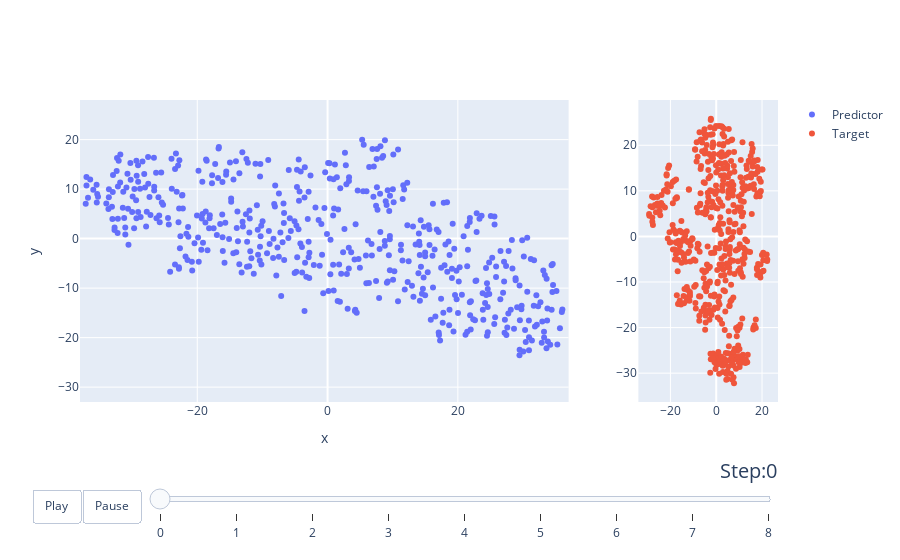

Notebook code cell kept with this figure:
### Code cell
ds = agent.build_dataset(target_size=5, visualize=True)

### Figure 1 — Plotly figure (JSON) as saved in the notebook; plotly's stock layout.template omitted (floating-point values rounded to 4 significant figures; data arrays with more than 128 entries replaced by an {"elided": "..."} marker saying what was removed)
{"data": [{"mode": "markers", "name": "Predictor", "type": "scatter", "x": {"elided": "500 float values"}, "y": {"elided": "500 float values"}}, {"mode": "markers", "name": "Target", "type": "scatter", "x": {"elided": "500 float values"}, "xaxis": "x2", "y": {"elided": "500 float values"}, "yaxis": "y2"}], "layout": {"hovermode": "closest", "sliders": [{"active": 0, "currentvalue": {"font": {"size": 20}, "prefix": "Step:", "visible": true, "xanchor": "right"}, "len": 0.9, "pad": {"b": 10, "t": 50}, "steps": [{"args": [[0], {"frame": {"duration": 300, "redraw": false}, "mode": "immediate", "transition": {"duration": 300}}], "label": "0", "method": "animate"}, {"args": [[1], {"frame": {"duration": 300, "redraw": false}, "mode": "immediate", "transition": {"duration": 300}}], "label": "1", "method": "animate"}, {"args": [[2], {"frame": {"duration": 300, "redraw": false}, "mode": "immediate", "transition": {"duration": 300}}], "label": "2", "method": "animate"}, {"args": [[3], {"frame": {"duration": 300, "redraw": false}, "mode": "immediate", "transition": {"duration": 300}}], "label": "3", "method": "animate"}, {"args": [[4], {"frame": {"duration": 300, "redraw": false}, "mode": "immediate", "transition": {"duration": 300}}], "label": "4", "method": "animate"}, {"args": [[5], {"frame": {"duration": 300, "redraw": false}, "mode": "immediate", "transition": {"duration": 300}}], "label": "5", "method": "animate"}, {"args": [[6], {"frame": {"duration": 300, "redraw": false}, "mode": "immediate", "transition": {"duration": 300}}], "label": "6", "method": "animate"}, {"args": [[7], {"frame": {"duration": 300, "redraw": false}, "mode": "immediate", "transition": {"duration": 300}}], "label": "7", "method": "animate"}, {"args": [[8], {"frame": {"duration": 300, "redraw": false}, "mode": "immediate", "transition": {"duration": 300}}], "label": "8", "method": "animate"}], "transition": {"duration": 300, "easing": "cubic-in-out"}, "x": 0.1, "xanchor": "left", "y": 0, "yanchor": "top"}], "updatemenus": [{"buttons": [{"args": [null, {"frame": {"duration": 500, "redraw": false}, "fromcurrent": true, "transition": {"duration": 300, "easing": "quadratic-in-out"}}], "label": "Play", "method": "animate"}, {"args": [[null], {"frame": {"duration": 0, "redraw": false}, "mode": "immediate", "transition": {"duration": 0}}], "label": "Pause", "method": "animate"}], "direction": "left", "pad": {"r": 10, "t": 87}, "showactive": false, "type": "buttons", "x": 0.1, "xanchor": "right", "y": 0, "yanchor": "top"}], "xaxis": {"domain": [0, 0.7], "range": [-38, 37], "title": {"text": "x"}}, "xaxis2": {"domain": [0.8, 1]}, "yaxis": {"range": [-33, 28], "title": {"text": "y"}}, "yaxis2": {"anchor": "x2"}}}
